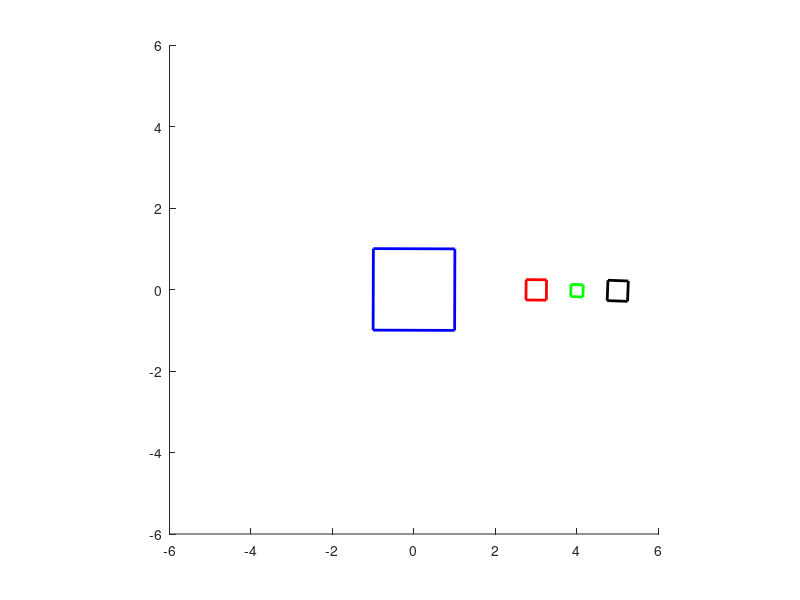

The MATLAB source for this figure:
close all;
clear all;

% 2D polygon for Earth: square of 2 by 2 units, in homogeneous coordinates.
earth = [-1 1 1 -1 -1; -1 -1 1 1 -1; 1 1 1 1 1];

% Another 2D polygon for the Moon, made by scaling the earth to 1/4 size
S = [0.25 0 0; 0 0.25 0; 0 0 1];
moon = S * earth;

bS = [0.25 0 0; 0 0.25 0; 0 0 1];
bmoon = bS * earth;

bMoonOrigin = [1 0 0; 0 1 0; 0 0 1];

cS = [0.15 0 0; 0 0.15 0; 0 0 1];
cmoon = cS * earth;

% Set up axes for plotting our animation.
figure;
hold on;
axis equal;
axis([-6 6 -6 6]);


for a = 0:0.01:2 * pi

	% Moon will spin 5 times as fast as the Earth.
	a_moon = 5 * 2*a;
    b_moon = 2 * a;
    c_moon = 1 * a;

	% Rotation matrix for Earth.
	R_earth = [cos(a) -sin(a) 0; sin(a) cos(a) 0; 0 0 1];

	% Rotation matrix for the Moon.
	R_moon = [cos(a_moon) -sin(a_moon) 0; sin(a_moon) cos(a_moon) 0; 0 0 1];
    bR_moon = [cos(b_moon) -sin(b_moon) 0; sin(b_moon) cos(b_moon) 0; 0 0 1];
    cR_moon = [cos(c_moon * 5) -sin(c_moon * 5) 0; sin(c_moon * 5) cos(c_moon * 5) 0; 0 0 1];
    
	% Translation matrix to move the Moon away from Earth
    % (it orbits at a distance of 5 units).
	T_moon = [1 0 5; 0 1 0; 0 0 1];
    bT_moon = [1 0 3; 0 1 0; 0 0 1];
    cT_moon = [1 0 1; 0 1 0; 0 0 1];
    bMoonOrigin = cR_moon;
    bMoonOrigin(1,3) = bT_moon(1,3);
    bMoonOrigin(2,3) = bT_moon(2,3);
    
	% Rotate the Earth.
	p_earth = R_earth * earth;

	% Rotate the moon, then move it 5 units away from the origin.
	p_moon = T_moon * R_moon * moon;
    bp_moon = bT_moon * bR_moon * bmoon;
    cp_moon = cT_moon * cR_moon * cmoon;
    
	% Place the moon in the Earth's reference frame (which is R).    
	p_moon = R_earth^2 * p_moon;
    bp_moon = R_earth * bp_moon;    
    cp_moon = bMoonOrigin * cp_moon;
    cp_moon = R_earth * cp_moon;
  
    
    
	% Draw the earth in blue and the moon in black.
	cla;
	plot(p_earth(1,:), p_earth(2,:), 'b', 'LineWidth', 2);
	plot(p_moon(1,:),  p_moon(2,:),  'k', 'LineWidth', 2);
    plot(bp_moon(1,:),  bp_moon(2,:),  'r', 'LineWidth', 2);
    plot(cp_moon(1,:),  cp_moon(2,:),  'g', 'LineWidth', 2);
	drawnow;

end
